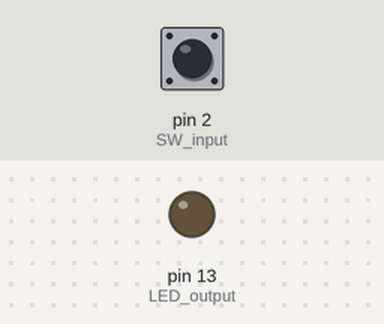
Bench run of a sketch on a simulated Arduino Uno, built with avr-gcc and run on an emulated ATmega328P. On the bench: output pins drawn as LEDs (lit = HIGH). The inputs (shaded band) are chosen by the test bench; at power-on: pin 2 (SW_input) LOW.

Above: at 1.2 s.
1.3 s: pin 2 (SW_input) pulled HIGH for 0.15 s
At 1.37 s:
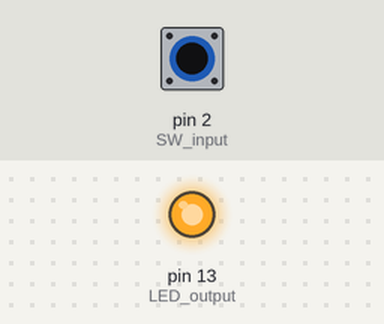
2.9 s: pin 2 (SW_input) pulled HIGH for 3.2 s
At 6.5 s:
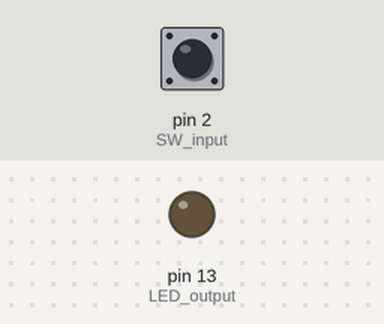
Timing chart, 0 to 8.0 s (numbered marks = the images above; inputs shaded):
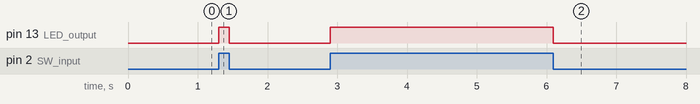

The sketch:

06-1.ino
```cpp
int LED_output = 13;
int SW_input = 2;

void setup() {
  pinMode(LED_output, OUTPUT);
  pinMode(SW_input, INPUT);
}

void loop() {
  int PUL_D_val = digitalRead(SW_input);
  if(PUL_D_val == HIGH) {                    //SW-ON
    digitalWrite(LED_output,HIGH); }
  else {                                     //SW-OFF
    digitalWrite(LED_output,LOW); }
}
```

Measured:
- after the input at 1.3 s, pin 13 (LED_output): LOW → HIGH at once, → LOW 0.15 s later
- after the input at 2.9 s, pin 13 (LED_output): LOW → HIGH at once, → LOW 3.2 s later
